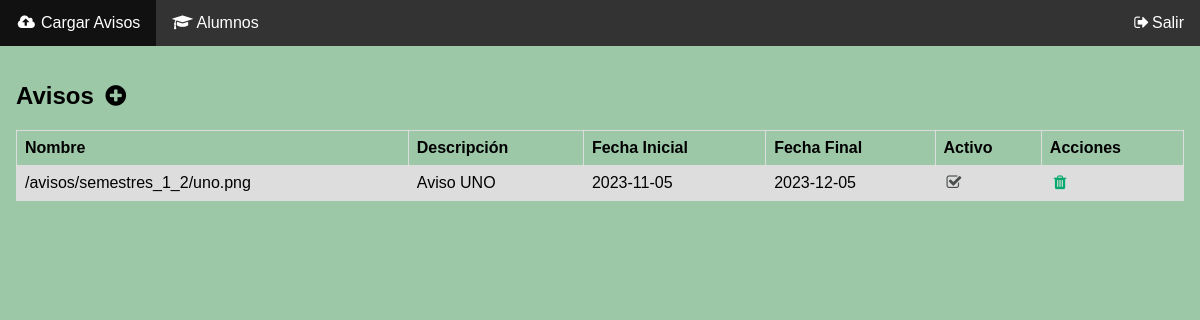
Before: /modulos/feed-asesores/index.php (signed in) with the older database file.
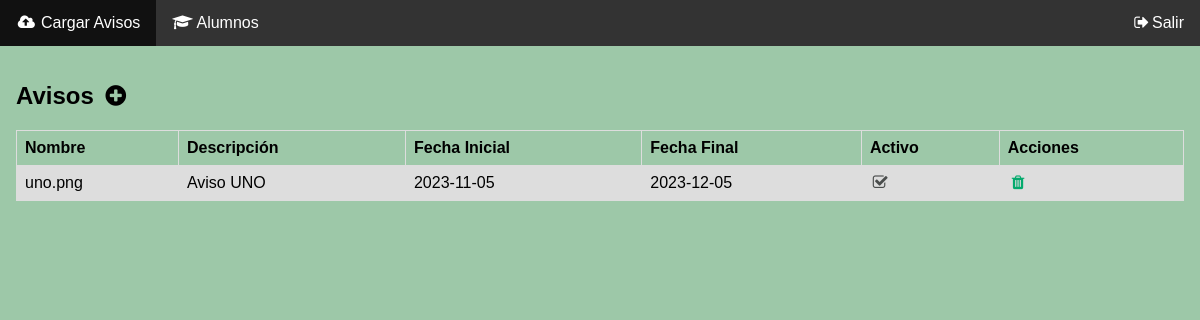
After: the same page with the newer database file.
### tables this page shows
CREATE TABLE `avisos` (
    `ID_AVISOS` INT(10) NOT NULL AUTO_INCREMENT,
    `DESCRIPCION` VARCHAR(500) NULL DEFAULT NULL COLLATE 'utf8_general_ci',
    `FECHA_INICIO` DATE NOT NULL,
    `FECHA_FIN` DATE NOT NULL,
    `ACTIVO` TINYINT(3) NOT NULL DEFAULT '1',
    `ESTATUS` TINYINT(3) NOT NULL DEFAULT '1',
    `RUTA` VARCHAR(500) NOT NULL COLLATE 'utf8_general_ci',
    `SEMESTRE` INT(10) NOT NULL,
    PRIMARY KEY (`ID_AVISOS`) USING BTREE,
    INDEX `ID_AVISOS` (`ID_AVISOS`) USING BTREE,
    INDEX `FK_avisos_semestres` (`SEMESTRE`) USING BTREE,
    CONSTRAINT `FK_avisos_semestres` FOREIGN KEY (`SEMESTRE`) REFERENCES `semestres` (`ID_SEMESTRES`) ON UPDATE RESTRICT ON DELETE RESTRICT
) COLLATE = 'utf8_general_ci';

### modulos/funciones.php (called while the page is built, shortened)
<?php
require_once("../conexion.php");
function getAvisos()
{
    global $conexion;
    $query = "SELECT * FROM avisos AS AV WHERE AV.SEMESTRE = " . $_SESSION['SEMESTRE_ID'] . " AND AV.ESTATUS = 1";
    $result = mysqli_query($conexion, $query);
    return $result;
}

### modulos/feed-asesores/index.php (the view, shortened to what this page needs)
<?php
require_once("../funciones.php");
$resultAvisos = getAvisos();
?>
<!DOCTYPE html>
<html>
<head>
    <link rel="stylesheet" href="https://cdnjs.cloudflare.com/ajax/libs/font-awesome/4.7.0/css/font-awesome.min.css">
    <link rel="stylesheet" href="../../estilos/styles.css" />
    <link rel="stylesheet" href="../../estilos/feed.css" />
    <link rel="stylesheet" href="../../estilos/modal.css" />
    <link rel="stylesheet" href="../../estilos/login.css" />
</head>
<body>
    <ul>
        <li>
            <a class="active" onclick="ocultarMostrar(document.getElementById('alumnos'), 'none'); ocultarMostrar(document.getElementById('cargar-avisos'), 'block');">
                <i class=" fa fa-fw fa-cloud-upload"></i> Cargar Avisos
            </a>
        </li>
        <li>
            <a onclick="ocultarMostrar(document.getElementById('cargar-avisos'), 'none'); ocultarMostrar(document.getElementById('alumnos'), 'block');">
                <i class="fa fa-fw fa-graduation-cap"></i> Alumnos
            </a>
        </li>
        <li style="float: right">
            <a style="cursor: pointer" href="../logout.php"><i class="fa fa-fw fa-sign-out"></i>Salir</a>
        </li>
    </ul>
    <div id="cargar-avisos" class="container">
        <h2>Avisos <a id="btn-modal-cargar-avisos" onclick="abrirModalCargarAvisos()" style="cursor: pointer"><i class="fa fa-fw fa-plus-circle"></i></a></h2>
        <table>
            <tr>
                <th>Nombre</th>
                <th>Descripción</th>
                <th>Fecha Inicial</th>
                <th>Fecha Final</th>
                <th>Activo</th>
                <th>Acciones</th>
            </tr>
            <?php
            while ($rows = mysqli_fetch_assoc($resultAvisos)) {
            ?>
                <tr>
                    <td><?php echo $rows['RUTA']; ?></td>
                    <td><?php echo $rows['DESCRIPCION']; ?></td>
                    <td><?php echo $rows['FECHA_INICIO']; ?></td>
                    <td><?php echo $rows['FECHA_FIN']; ?></td>
                    <td>
                        <a class="custom-icon" href="./activar-aviso.php?id=<?php echo $rows['ID_AVISOS']; ?>&activo=<?php echo ($rows['ACTIVO']); ?>" onclick="return activarAviso(<?php echo $rows['FECHA_INICIO'] < date("Y-m-d") ?>);">
                            <i class="fa fa-fw <?php echo ($rows['ACTIVO'] == 1 ? 'fa-check-square-o' : 'fa-square-o'); ?> <?php echo ($rows['FECHA_INICIO'] < date("Y-m-d") ? "icon-actions-bloqueado" : "icon-actions"); ?>"></i>
                        </a>
                    </td>
                    <td>
                        <a class="custom-icon" href="./eliminar-aviso.php?id=<?php echo $rows['ID_AVISOS']; ?>" onclick="return eliminarAviso();">
                            <i class="fa fa-fw fa-trash icon-actions"></i>
                        </a>
                    </td>
                </tr>
            <?php
            }
            ?>
        </table>
    </div>
</body>
</html>

### estilos/styles.css (style rules this page uses)
body { background-color: #9dc8a8; font-family: Arial, Helvetica, sans-serif; }
.container { padding: 16px; }
.icon-actions { color: #04AA6D; cursor: pointer; }
.icon-actions-bloqueado { color: #4a4d4c; cursor: not-allowed; }
.custom-icon { color: transparent!important; }

### estilos/feed.css (style rules this page uses)
body { background-color: #9dc8a8; font-family: Arial, Helvetica, sans-serif; }
.container { padding: 16px; }
ul { list-style-type: none; margin: 0; padding: 0; overflow: hidden; background-color: #333; }
li { float: left; }
li a { display: block; color: white; cursor: pointer; text-align: center; padding: 14px 16px; text-decoration: none; }
body { font-family: Arial; margin: 0; }
* { box-sizing: border-box; }
.container { position: relative; }
.active, .demo:hover { opacity: 1; }
table { font-family: arial, sans-serif; border-collapse: collapse; width: 100%; }
td, th { border: 1px solid #dddddd; text-align: left; padding: 8px; }
tr:nth-child(even) { background-color: #dddddd; }

Changed rows visible on the page:
changed avisos "Aviso UNO": RUTA "/avisos/semestres_1_2/uno.png" → "uno.png"
